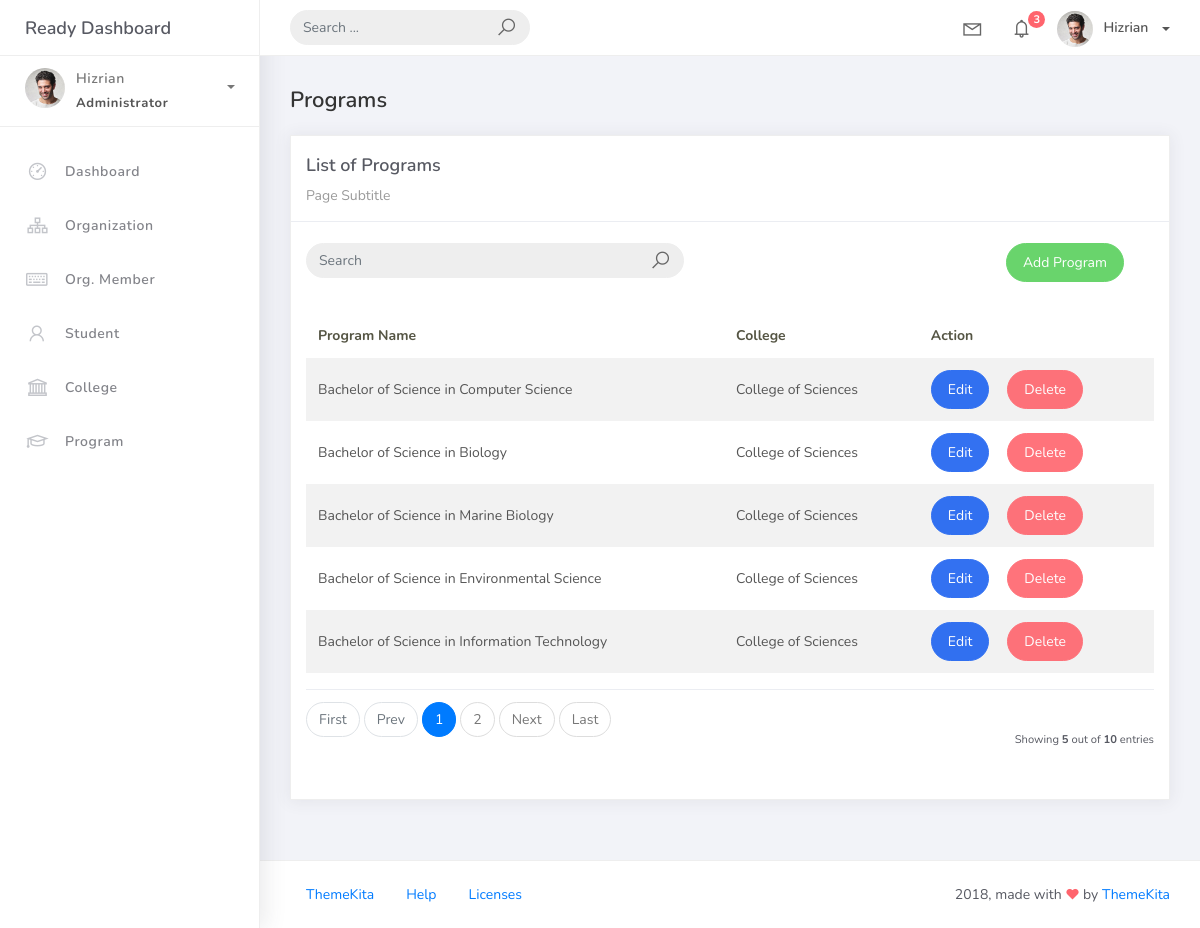
The page /program_list on the database its author committed.
### studentorg/models.py (models this page shows, shortened)
class BaseModel(models.Model):
    created_at = models.DateTimeField(auto_now_add=True, db_index=True)
    updated_at = models.DateTimeField(auto_now=True)
    class Meta:
        abstract = True

class Program(BaseModel):
    prog_name = models.CharField(max_length=150)
    college = models.ForeignKey(College, on_delete=models.CASCADE)

class College(BaseModel):
	college_name = models.CharField(max_length=150)
	def __str__(self):
		return self.college_name

### studentorg/views.py (the view)
# urls.py: path('program_list', ProgramList.as_view(), name='program-list'),
class ProgramList(ListView):
    model = Program
    context_object_name = 'program'
    template_name = 'program_list.html'
    paginate_by = 5
    def get_queryset(self, *args, **kwargs):
        qs = super(ProgramList, self).get_queryset(*args, **kwargs)
        if self.request.GET.get("q") != None:
            query = self.request.GET.get('q')
            qs = qs.filter(Q(prog_name__icontains=query))
        return qs

### templates/program_list.html (shortened to what this page needs)
{% extends 'base.html' %}
{% load static %}
{% block content %}
  <div class="content">
    <div class="container-fluid">
      <h4 class="page-title">Programs</h4>
      <div class="row">
        <div class="col-md-12">
          <div class="card">
            <div class="card-header">
              <div class="card-title">List of Programs</div>
              <div class="card-category">Page Subtitle</div>
            </div>
            <br />
                <div class="col-md-12 row">
                <div class="col-md-6">
                    <form class="navbar-left navbar-form nav-search mr-md-3" action="{% url 'program-list' %}">
                    <div class="input-group">
                        <input type="text" placeholder="Search" class="form-control" name="q" />
                        <div class="input-group-append">
                        <span class="input-group-text">
                            <i class="la la-search search-icon"></i>
                        </span>
                        </div>
                    </div>
                    </form>
                </div>
                <div class="col-md-6">
                    <div class="pull-right">
                    <a href="{% url 'program-add' %}" class="btn btn-success btn-rounded">Add Program</a>
                    </div>
                </div>
                </div>
            <div class="card-body">
              <table class="table table-striped mt-3">
                <thead>
                  <tr>
                    <th scope="col">Program Name</th>
                    <th scope="col">College</th>
                    <th scope="col">Action</th>
                  </tr>
                </thead>
                <tbody>
                  {% for object in object_list %}
                    <tr>
                      <td>{{ object.prog_name }}</td>
                      <td>{{ object.college }}</td>
                      <td>
                        <a href="program_list/{{ object.id }}" class="btn btn-primary btn-rounded">Edit</a>
                        <a href="program_list/{{ object.id }}/delete" class="btn btn-danger btn-rounded">Delete</a>
                    </td>
                    </tr>
                    {% empty %}
                    <tr>
                      <td colspan="4" style="text-align: center">
                        <p class="text-sm font-weight-bold mb-0">No Records Found</p>
                      </td>
                    </tr>
                  {% endfor %}
                </tbody>
              </table>
              {% include 'includes/pagination.html' %}
            </div>
          </div>
        </div>
      </div>
    </div>
  </div>
{% endblock %}

### rows shown on the page
Program: prog_name "Bachelor of Science in Computer Science", college "College of Sciences"
Program: prog_name "Bachelor of Science in Biology", college "College of Sciences"
Program: prog_name "Bachelor of Science in Marine Biology", college "College of Sciences"
Program: prog_name "Bachelor of Science in Environmental Science", college "College of Sciences"
Program: prog_name "Bachelor of Science in Information Technology", college "College of Sciences"

### other values the page prints
{{ page_num }} "1"
{{ page_num }} "2"
{{ object_list.count }} "5"
{{ paginator.count }} "10"
